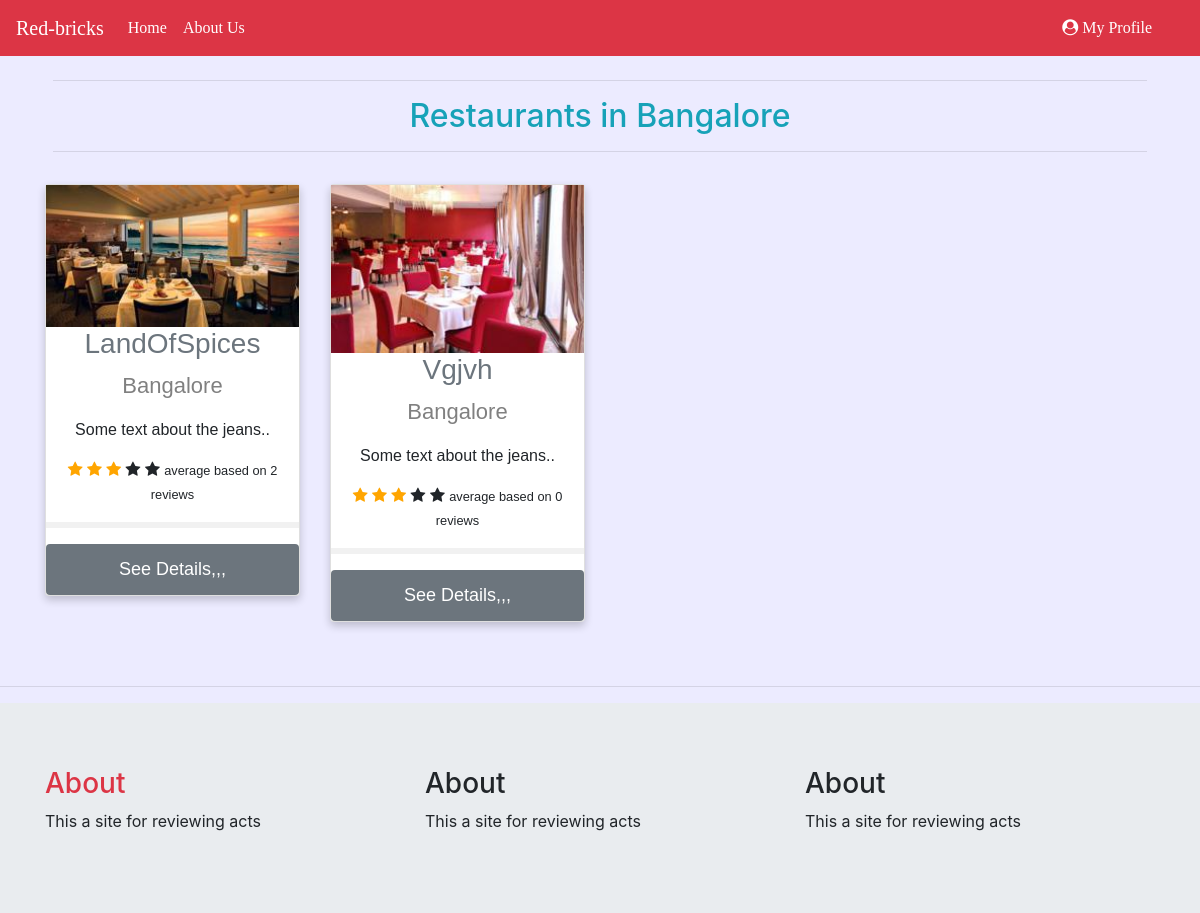
Screenshot of /by_city/Bangalore (signed in) with the database file from the repository.
### redbricks/models.py (models this page shows, shortened)
class Restaurants(models.Model):
    category = models.CharField(max_length=20, choices=categories, default='Veg Only')
    contact_no = models.CharField(max_length=13)
    address = models.CharField(max_length=100)
    city = models.CharField(max_length=20,choices=city_names, default='Bangalore')
    res_name = models.CharField(max_length=40)
    restaurant_pic = models.ImageField(upload_to='restaurant_pic', default='default.jpg')

### redbricks/views.py (the view)
# urls.py: path('by_city/<str:city>',views.restaurants_by_city, name= 'redbricks-by_city'),
def restaurants_by_city(request, city):
    restaurants = Restaurants.objects.filter(city=city).all()
    context = {
                'restaurants':restaurants,
                'heading':'{} {}'.format('Restaurants in',city)
                }
    return render(request, 'redbricks/restaurants_by_category.html',context)

### redbricks/templates/redbricks/restaurants_by_category.html
{% extends "redbricks/base.html" %}
{% block content %}
 <div class="page-header p-2">
     <hr>
     <h2 class="text text-center text-info"> {{ heading }}</h2>
     <hr>
 </div>
  <div class="row pt-2">
    <div class="col-md-9">
      <div class="row">
        {% for restaurant in restaurants %}
          <div class="col-sm-4">
            <div class="card">
              <a href="{% url 'redbricks-restaurant' restaurant.pk %}">
                <img src="{{ restaurant.restaurant_pic.url }}" alt="Denim Jeans" style="width:100%; max-height: 200px;">
                <h3 class="text text-secondary">{{ restaurant.res_name }}</h3>
              </a>
              <p class="price">{{ restaurant.city }}</p>
              <p>Some text about the jeans..</p>
              <div class="ratings">
                  <span class="fa fa-star checked"></span>
                  <span class="fa fa-star checked"></span>
                  <span class="fa fa-star checked"></span>
                  <span class="fa fa-star"></span>
                  <span class="fa fa-star"></span>
                  <small> average based on {{ restaurant.reviews_set.count }} reviews</small>
                  <hr style="border:3px solid #f1f1f1">
                <button class="btn btn-secondary">See Details,,,</button>
              </div>
            </div>
          </div>
        {% endfor %}
      </div>
    </div>
  </div>
{% endblock %}

### redbricks/static/redbricks/main.css (style rules this page uses)
body { padding: 1px; margin: 0px; background-color: rgba(17, 0, 255, 0.08); }
.card { box-shadow: 0 4px 8px 0 rgba(0, 0, 0, 0.2); max-width: 300px; margin: auto; text-align: center; font-family: arial; }
.price { color: grey; font-size: 22px; }
.card button { border: none; outline: 0; padding: 12px; color: white; text-align: center; cursor: pointer; width: 100%; font-size: 18px; }
* { box-sizing: border-box; }
.checked { color: orange; }
.row::after { content: ""; clear: both; display: table; }
.row { display: flex; }
html, body { height: 100%; margin: 0; padding: 0; }

### rows the page displays
Restaurants: restaurant_pic (picture), res_name "LandOfSpices", city "Bangalore", reviews_set.count "2"
Restaurants: restaurant_pic (picture), res_name "Vgjvh", city "Bangalore", reviews_set.count "0"

### other values shown
{{ heading }} "Restaurants in Bangalore"
